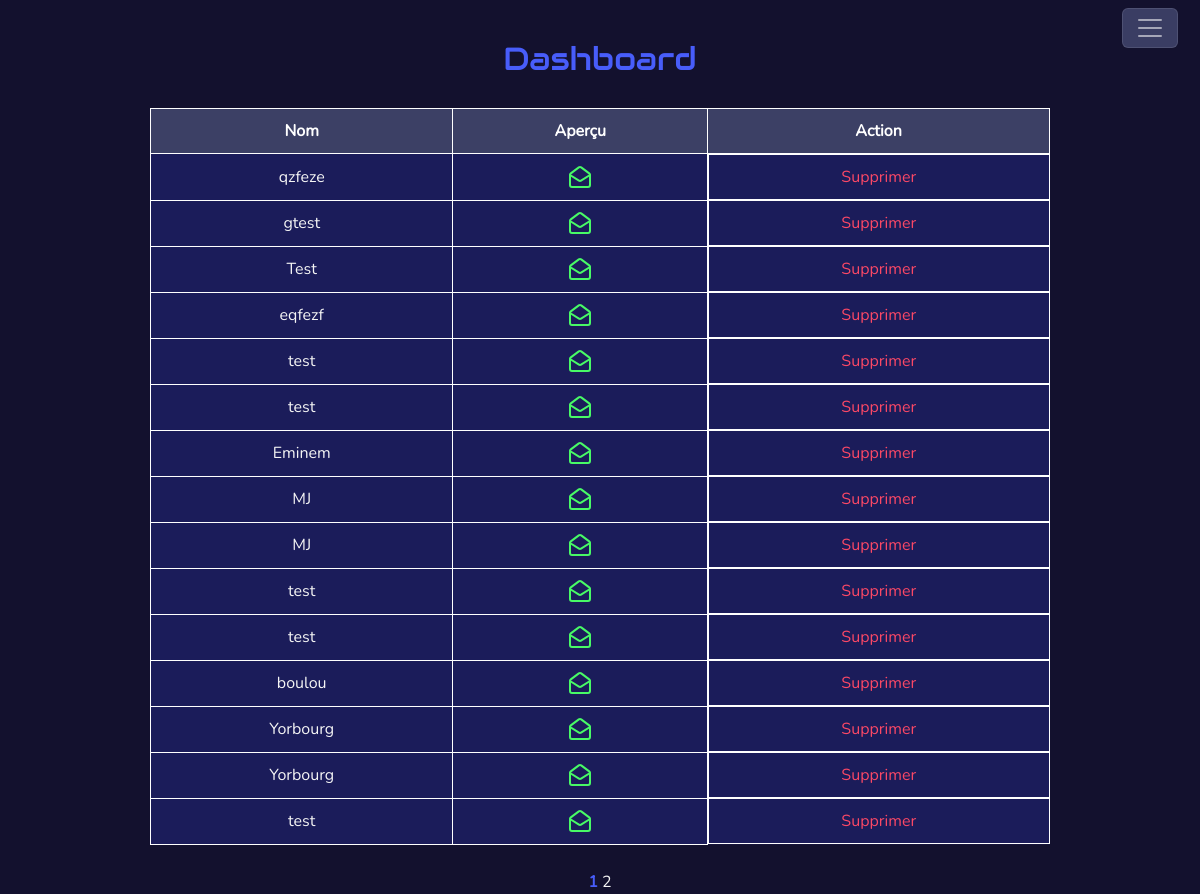
The app's page /admin/messagerie.php (signed in) with its own data.
### tables this page shows
CREATE TABLE `message` (
  `message_id` int NOT NULL,
  `name` varchar(255) NOT NULL,
  `firstname` varchar(255) NOT NULL,
  `email` varchar(255) NOT NULL,
  `object` varchar(255) NOT NULL,
  `message` text NOT NULL,
  `date_message` timestamp NOT NULL DEFAULT CURRENT_TIMESTAMP,
  `lu` varchar(255) DEFAULT 'unread'
);

### src/admin/messagerie.php (the view, shortened to what this page needs)
<?php include "./template/navbar.php"; ?>
<main>
    <section class="dashboard">
        <h2>Dashboard</h2>
        <table>
            <thead>
                <tr>
                    <th>Nom</th>
                    <th>Aperçu</th>
                    <th>Action</th>
                </tr>
            </thead>
            <?php foreach ($messages as $message) { ?>
                <tbody>
                    <tr data-page="1">
                        <td class="openmail"><?= $message["name"] ?></a></td>
                        <?php if ($message["lu"] === "unread") { ?>
                            <td><a href="read.php?id=<?= $message["message_id"] ?>"><img src="./img/logos/mail.svg" alt="non lu"></a></td>
                        <?php } else { ?>
                            <td><a href="read.php?id=<?= $message["message_id"] ?>"><img src="./img/logos/mail-open.svg" alt="lu"></a></td>
                        <?php } ?>
                        <td class="actions">
                            <a href="deletemessage.php?id=<?= $message["message_id"] ?>" class="btn-delete">Supprimer</a>
                        </td>
                    </tr>
                </tbody>
            <?php } ?>
        </table>
        <div id="pagination" class="container-pages">
            <span id="pageNumbers"></span>
        </div>
    </section>
</main>
</body>
</html>

### src/css/style.css (style rules this page uses)
:root { --colorMain: #13112e; --colorSecondary: #201f44; --colorButton: #3a3d63; --colorTitle: #485dfa; --colorBackOffice: #fa4866; --colorPara: #f5f5f5; --colorBlack: #1e1e1e; --colorSuccess: #48fa81; --fsize: 3em; --fsize2: 2.18em; --fsize3: 2.1em; --fsize4: 1.3em; --fsize5: 1em; --audioRegular: "Audiowide-Regular"; --NunitoBlack: "Nunito-Black"; --NunitoBold: "Nunito-Bold"; --NunitoRegular: "Nunito-Regular"; --font-size-h1-min: 24px; --font-size-h1-preferred: 6vw; --font-size-h1-max: 48px; --font-size-h2-min: 20px; --font-size-h2-preferred: 5vw; --font-size-h2-max: 40px; --font-size-p-min: 16px; --font-size-p-preferred: 3vw; --font-size-p-max: 22px; }
*::before, *::after { box-sizing: border-box; }
* { padding: 0; margin: 0; box-sizing: border-box; list-style: none; }
body { background: var(--colorMain); color: var(--colorPara); font-family: var(--NunitoRegular); }
a { text-decoration: none; }
h1, h2, h3, h4 { color: var(--colorTitle); font-family: var(--audioRegular); }
section { width: 100%; }
body { min-height: 100vh; }
img, picture, svg, video { display: block; max-width: 100%; }

### src/admin/css/message.css (style rules this page uses)
td img { margin: auto; cursor: pointer; }
.container-pages { display: flex; margin-top: 25px; justify-content: center; }

### src/admin/css/gestions.css (style rules this page uses)
.dashboard { margin-top: 40px; text-align: center; }
.dashboard h2 { margin-bottom: 30px; }
table { width: 300px; border-collapse: collapse; background-color: #15143b; margin: auto auto 15px auto; }
th, td { border: 1px solid white; padding: 10px; text-align: center; }
th { background-color: #3c4065; color: white; }
td { background-color: #1b1c5a; }
td.actions { display: flex; flex-direction: column; }
.btn-delete { color: var(--colorBackOffice); }
@media all and (min-width: 1024px) { table { width: 900px; } }
@media all and (min-width: 1024px) { td.actions { flex-direction: row; justify-content: center; gap: 20px; } }

### records on screen
message: name "qzfeze"
message: name "gtest"
message: name "Test"
message: name "eqfezf"
message: name "test"
message: name "test"
message: name "Eminem"
message: name "MJ"
message: name "MJ"
message: name "test"
message: name "test"
message: name "boulou"
message: name "Yorbourg"
message: name "Yorbourg"
message: name "test"
